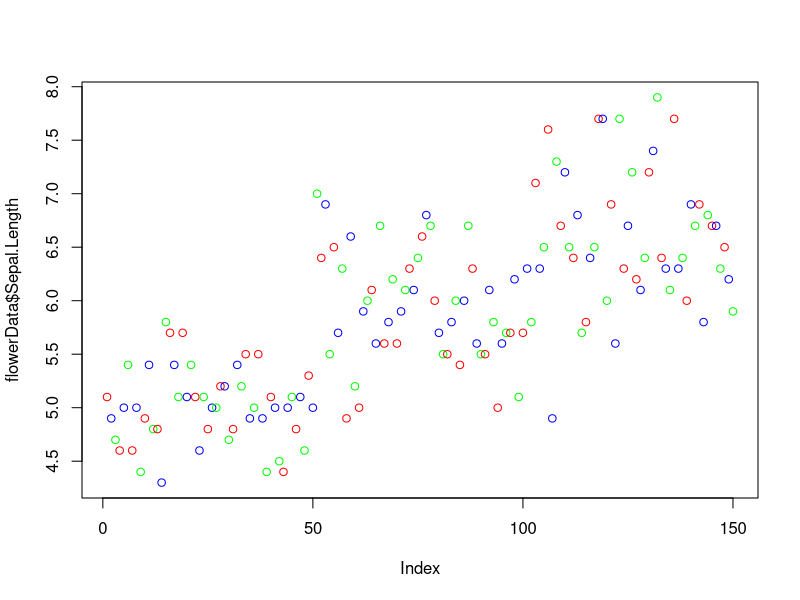
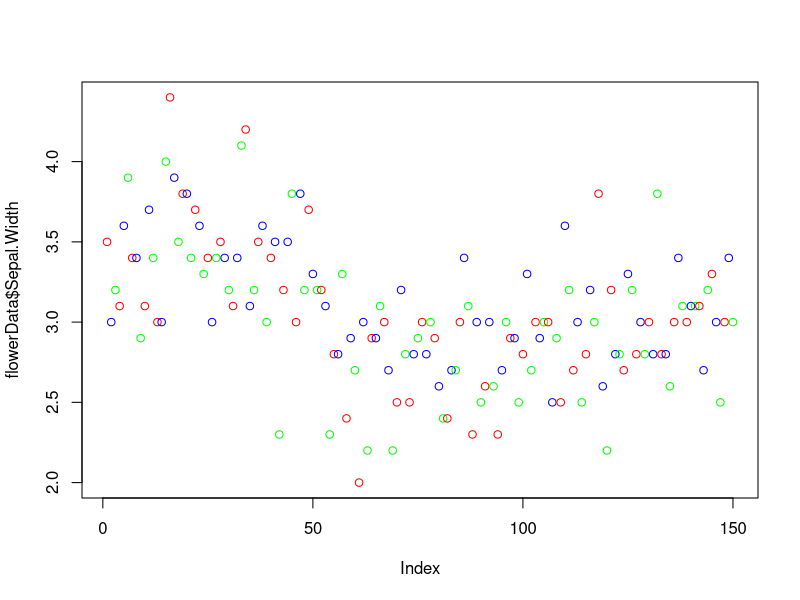
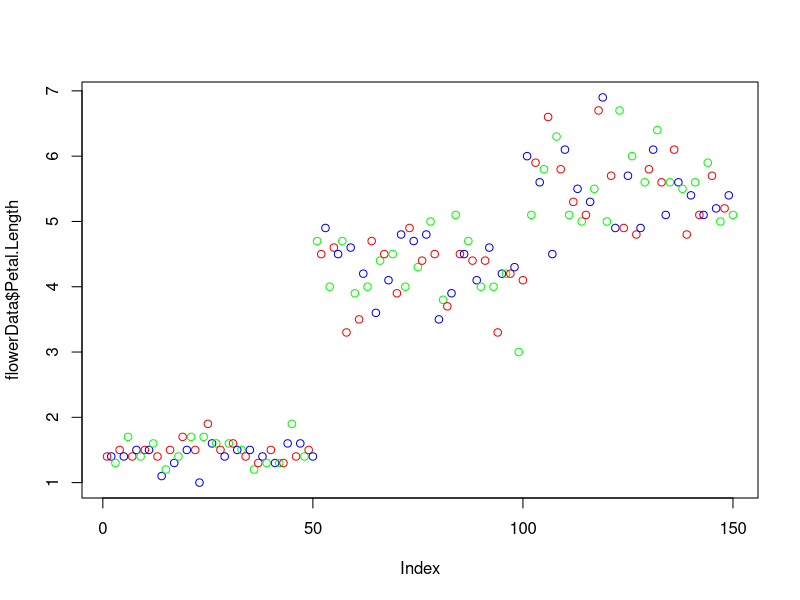
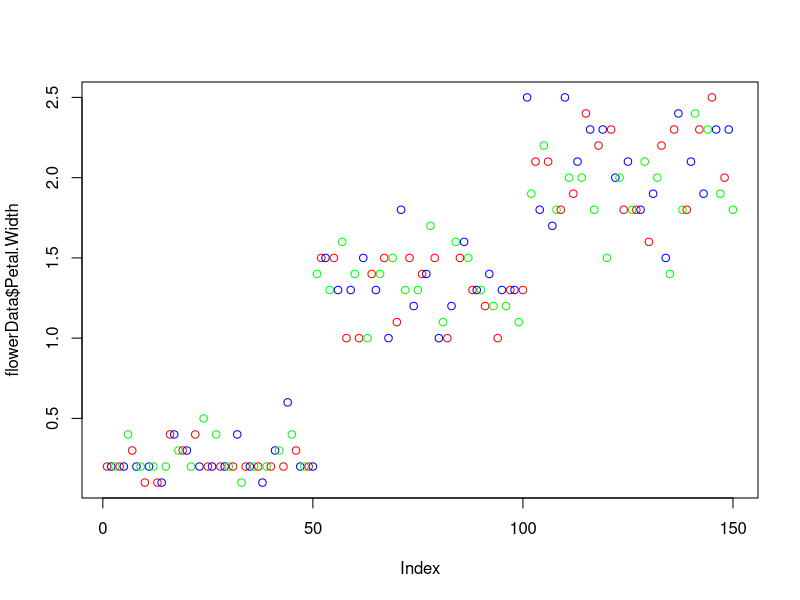
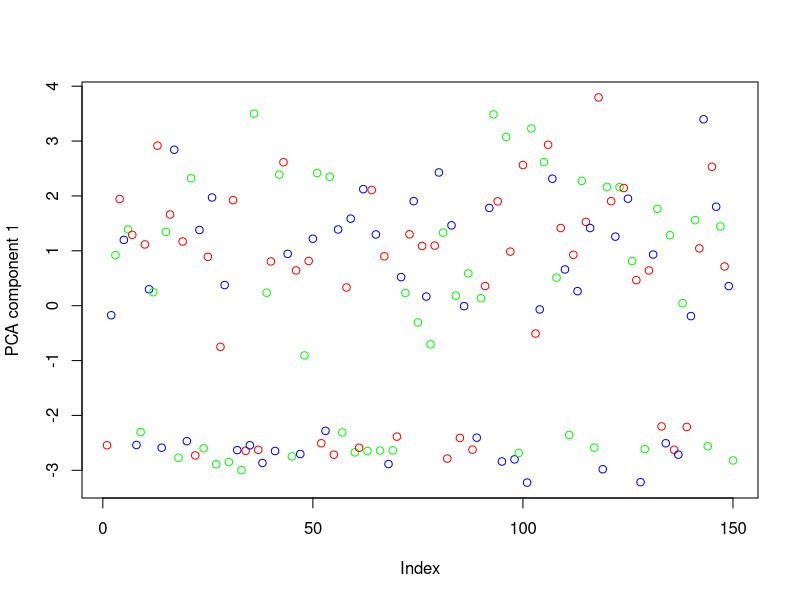
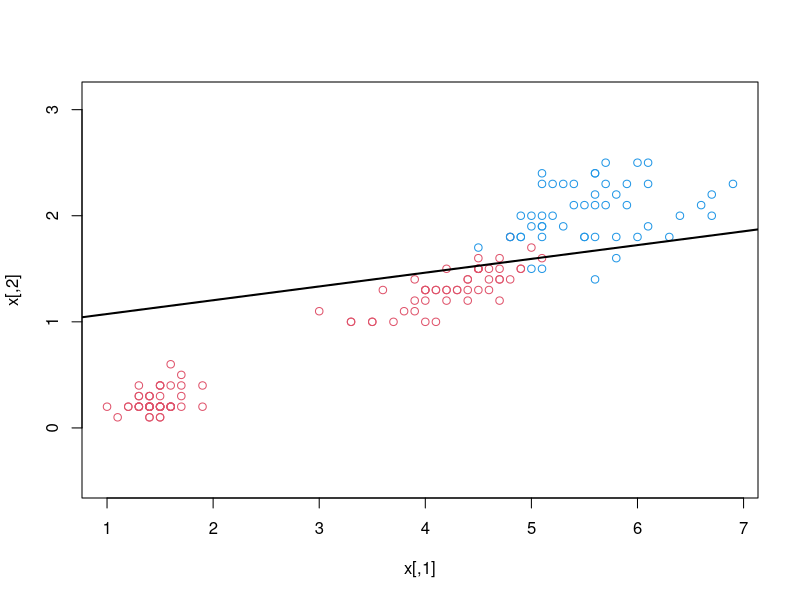
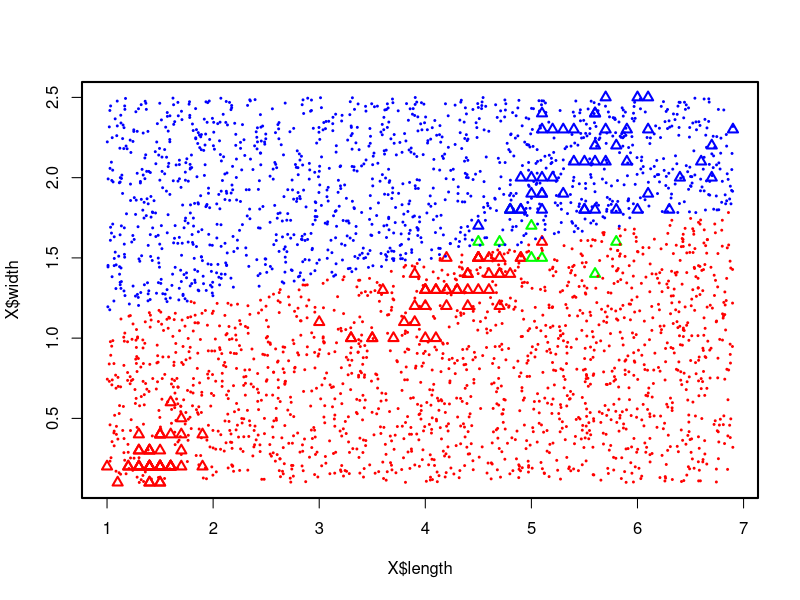
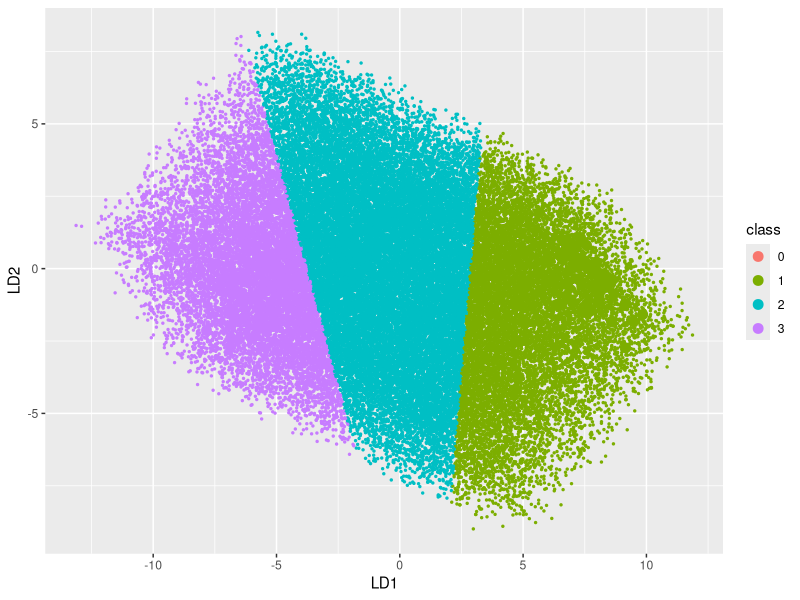

Recreate these plots in R, in order.
#Retreiving data
library(datasets)
library(kernlab)
library(MASS)
flowerData=iris
data(iris)
set.seed(42)
#----------------------------------------------------------
#Exploring data
#----------------------------------------------------------
print("SUMMARY OF DATASET")
#summary(flowerData)
#print(head(flowerData))
#print(tail(flowerData))
#----------------------------------------------------------
#Data Visualization and data is stored in 'plot.pdf' file in the working directory
#----------------------------------------------------------
plot(flowerData$Sepal.Length, col=c("red","blue","green"))
plot(flowerData$Sepal.Width, col=c("red","blue","green"))
plot(flowerData$Petal.Length, col=c("red","blue","green"))
plot(flowerData$Petal.Width, col=c("red","blue","green"))
#----------------------------------------------------------
#Accuracy function
#----------------------------------------------------------
accuracy<-function(predicted_seq, actual_seq){
  count<-0
  size<-0
  if(length(predicted_seq)==length(actual_seq)){
    size<-length(predicted_seq)
  }
  else{
    print("Sequence size does not match!")
  }
  for(i in 1:size){
    if(predicted_seq[i]==actual_seq[i]){
      count<-count+1
    }
  }
  return (count*100/size)
}
#----------------------------------------------------------
#Shuffle dataset row-wise
#----------------------------------------------------------
shuffledFlowerData<-flowerData[sample(nrow(flowerData)),]
#----------------------------------------------------------
#Seperate dataset into training and testing
#The data is seperated in 75/25 training/testing ratio
#----------------------------------------------------------
datasetSize<-nrow(shuffledFlowerData)
#traininng data
trainingDatasetSize<-as.integer(0.75*datasetSize)
trainingDataset=shuffledFlowerData[1:trainingDatasetSize,]
#testing data
testingDatasetSize<-datasetSize-trainingDatasetSize
testingDataset<-shuffledFlowerData[113:150,]
#----------------------------------------------------------
#Classification without dimensionality reduction
#----------------------------------------------------------
fit<-ksvm(Species~., data=trainingDataset)
#summary(fit)
prediction<-predict(fit, testingDataset, type='response')
print("The accuracy of the SVM is as shown below:")
print(accuracy(prediction,testingDataset[,5]))
#----------------------------------------------------------
#print('Principal Component Analysis and classification')
#----------------------------------------------------------
shuffledFlowerData.pca.eigenvalues<-princomp(x=shuffledFlowerData[,1:4], scores = TRUE)
shuffledFlowerData.pca.eigenvectors<-shuffledFlowerData.pca.eigenvalues$scores
plot(shuffledFlowerData.pca.eigenvectors[,1], col=c("red","blue","green"), ylab = "PCA component 1")
mostUsefulData<-shuffledFlowerData.pca.eigenvectors[,1]
postPCADataset<-cbind(mostUsefulData, shuffledFlowerData['Species'])
#print(postPCADataset)
#----------------------------------------------------------
#Dividing PCA data into test and training
#----------------------------------------------------------
#traininng data
trainingDataset.pca<-postPCADataset[1:trainingDatasetSize,]
#print(trainingDataset.pca)
#testing data
testingDataset.pca<-postPCADataset[113:150,]
#----------------------------------------------------------
#Classification of post-PCA data
#----------------------------------------------------------
fit.pca<-ksvm(Species~., data=trainingDataset.pca)
#summary(fit.pca)
prediction.pca<-predict(fit.pca, testingDataset.pca, type='response')
print("The accuracy of the SVM after PCA is as shown below:")
print(accuracy(prediction.pca,testingDataset.pca[,2]))
#----------------------------------------------------------
#Fischers Linear Discriminant and classification
#----------------------------------------------------------
x <- cbind(iris$Petal.Length,iris$Petal.Width) 
Y <- ifelse(iris$Species == "virginica", +1, -1) 
u <- apply(x,2,mean) 
up <- apply(subset(x,Y==+1),2,mean) 
un <- apply(subset(x,Y==-1),2,mean) 
np <- sum(Y==+1)
nn <- sum(Y==-1) 
SB <- nn * (un - u) %*% t(up - u)
distance.from.plane = function(x,w,b) {
  b - sum(x*w)
}
classify.fisher = function(x,w,b){
  distances =
    apply(x, 1, distance.from.plane, w, b)
  return(ifelse(distances < 0, -1, +1))
}
scatter <- function(v){ 
( (v - un) %*% t(v - un) ) + ( (v - up) %*% t(v - up) ) 
} 
SW <- matrix( apply( apply(x,1,scatter), 1, sum ), nrow=2 ) 
t <- seq(- pi , pi, 0.05)
uv <- cbind(cos(t), sin(t)) 
action <- function(uv, m){
abs( uv %*% m %*% matrix(uv) )
} 
ratios <- apply(uv, 1, action, SB) / apply(uv, 1, action, SW)  
mr <- which.max(ratios) 
muv <- uv[mr,] 
mv <- 40*ratios[mr]*muv 
xp <- as.vector(x %*% muv) 
rxp <- round(range(xp),0)+c(-1,1) 
xpn <- subset(xp,Y==-1) 
xpp <- subset(xp,Y==+1)
b = (mean(xpp) * sd(xpn) + mean(xpn) * sd(xpp)) / + (sd(xpp) + sd(xpn)) 
plot(x,col=Y+3,asp=1) > par(lwd=2)
abline(b/muv[2],-muv[1]/muv[2]) 
sum(abs(Y - classify.fisher(x,muv,b) ))
#Applying LDA For Separating Class 'Virginica' separately from other classes(Partial Dataset Consideration)
X <- data.frame(length=iris$Petal.Length,width=iris$Petal.Width)
X$class <- ifelse(iris$Species == "virginica", +1, -1) 
LDA <- lda(class ~ length + width, data = X) 
X$pred <- predict(LDA)$class
X$col <- 2+ifelse(X$pred == X$class, as.numeric(X$class), 0) 
color <- c("red","green", "blue","red","blue")
plot(X$length,X$width,col=color[X$col],pch=2,cex=1)
pts <- 3000 
rpts <- function(v,pts){
runif(pts,min=v[1],max=v[2]) 
} 
grid <- data.frame(apply(apply(X[,1:2],2,range),2,rpts,pts)) 
grid$pred <- 3+as.numeric(predict(LDA,grid)$class) 
points(grid$length,grid$width,col=color[grid$pred],cex=0.1)
sum(X$class != X$pred)
#Applying LDA For all three classes Simultaenously(Full Dataset Consideration)
LDA <- lda(Species ~ ., data = iris) 
X <- data.frame(predict(LDA)$x) 
X$class <- factor(ifelse(predict(LDA)$class == iris$Species, + as.numeric(iris$Species), 0)) 
library(ggplot2, warn.conflicts = FALSE) 
color <- c("red", "green", "blue","purple") 
pts <- 50000
cube <- data.frame(apply(apply(iris[,1:4],2,range),2,rpts,pts)) 
cube.pred <- predict(LDA,cube) 
X.grid <- data.frame(cube.pred$x) 
X.grid$class <- factor(as.numeric(cube.pred$class)) 
p <- ggplot(X, aes(x = LD1, y = LD2))+
geom_point(aes(colour=class),size=3) 
p + geom_point(data=X.grid,aes(colour=class),size=0.5) 
print("Accuracy after FLD classification")
print(accuracy(iris$Species,predict(LDA)$class))
#----------------------------------------------------------
#k-Nearest Neighbour algorithm and classification
#----------------------------------------------------------
#Following packages are required:
library(class)
library(ggplot2)
library(GGally)

#Getting a summary of the stats for the dataset:
summary(iris)

apply(iris[,1:4], 2, sd)

#Plotting the data using histogram:
par(mfrow=c(2,2))
hist(iris$Sepal.Length, col="blue", breaks=20)
hist(iris$Sepal.Width, col="blue", breaks=20)
hist(iris$Petal.Length, col="blue", breaks=20)
hist(iris$Petal.Width, col="blue", breaks=20)

#PLotting the data using scatter plots:
ggplot(data = iris, aes(x = Sepal.Length, y = Sepal.Width, col = Species)) +
  geom_point()

ggplot(data = iris, aes(x = Petal.Length, y = Petal.Width, col = Species)) +
  geom_point()

#Correlation Matrix:
ggpairs(iris)

#Splitting the dataset:
set.seed(12420352)
iris[,1:4] <- scale(iris[,1:4])
setosa<- rbind(iris[iris$Species=="setosa",])
versicolor<- rbind(iris[iris$Species=="versicolor",])
virginica<- rbind(iris[iris$Species=="virginica",])

ind <- sample(1:nrow(setosa), nrow(setosa)*0.75)
iris.train<- rbind(setosa[ind,], versicolor[ind,], virginica[ind,])
iris.test<- rbind(setosa[-ind,], versicolor[-ind,], virginica[-ind,])
iris[,1:4] <- scale(iris[,1:4])

#Finding optimum value of K:
error <- c()
for (i in 1:15)
{
  knn.fit <- knn(train = iris.train[,1:4], test = iris.test[,1:4], cl = iris.train$Species, k = i)
  error[i] = 1- mean(knn.fit == iris.test$Species)
}

#Plotting error vs k-value:
ggplot(data = data.frame(error), aes(x = 1:15, y = error)) +
  geom_line(color = "Blue")

#The plot shows that minimum error is when value of k is equal to 12.
#We also get a local minima at k=5.
#Given our dataset, We chose a little less complex model and go with k=5.


#Getting the confusion matrix & accuracy of the model
iris_pred <- knn(train = iris.train[,1:4], test = iris.test[,1:4], cl = iris.train$Species, k=5)
table(iris.test$Species,iris_pred)
print("Accuracy after KNN classification")
print(accuracy(iris.test$Species,iris_pred))
